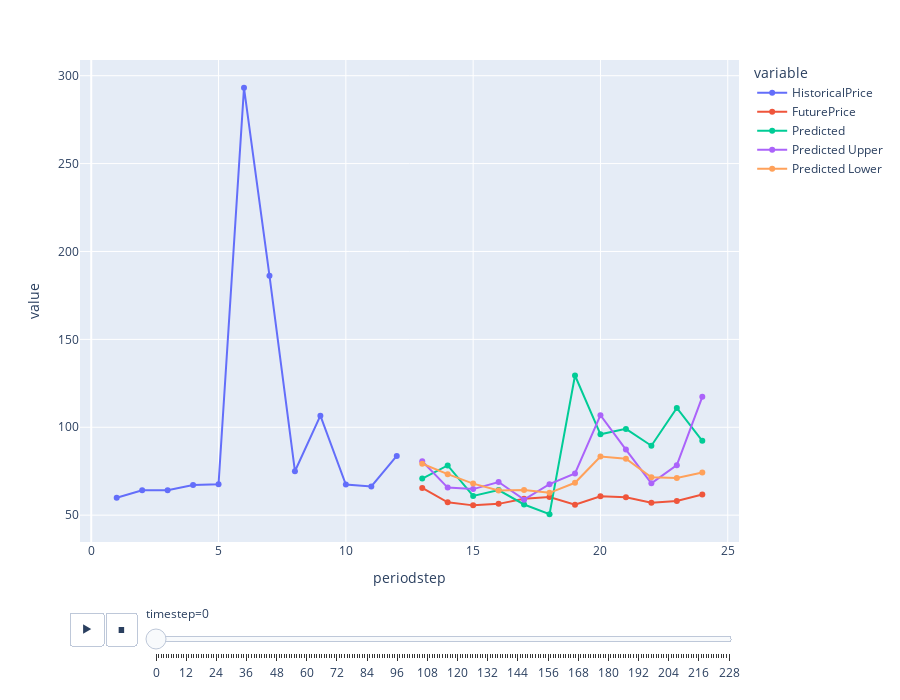

Here is the notebook cell this chart was saved with:
### Code cell
import plotly.express as px

fig = px.line(ddf, x="periodstep", y=["HistoricalPrice", "FuturePrice", "Predicted", "Predicted Upper", "Predicted Lower"], animation_frame="timestep", markers=True)
fig.update_layout(height=700)  
fig.show()
